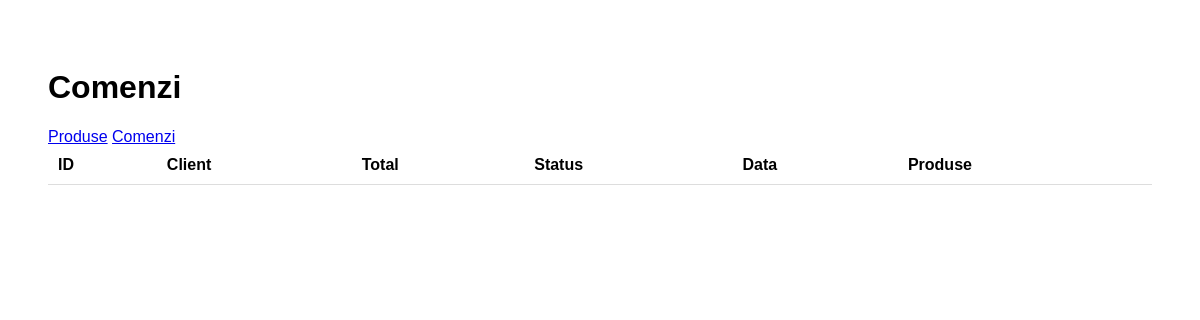
The page /admin/comenzi on the database as committed earlier.
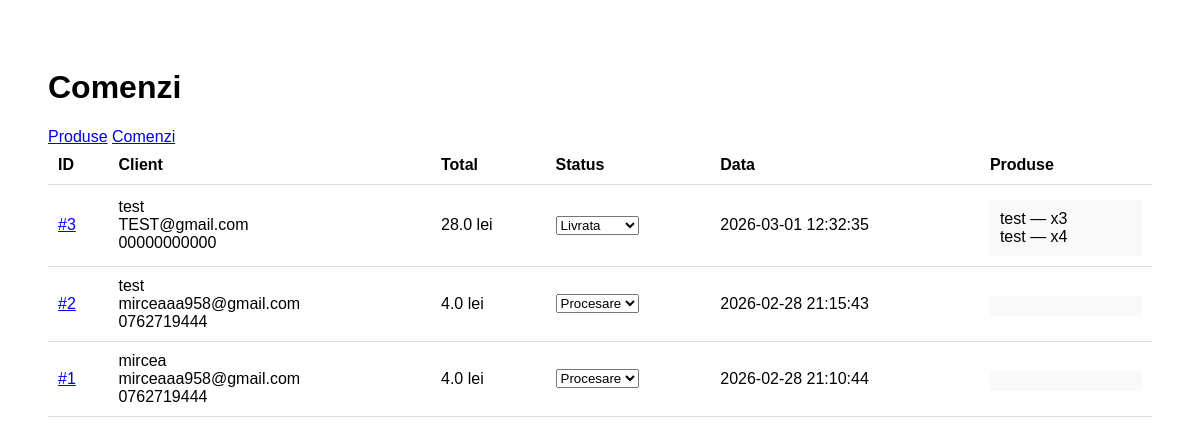
The same page on the database as committed later.
### tables this page shows
CREATE TABLE comenzi (
            id INTEGER PRIMARY KEY AUTOINCREMENT,
            nume TEXT,
            email TEXT,
            telefon TEXT,
            adresa TEXT,
            total REAL,
            data TEXT
        , produse TEXT, status TEXT DEFAULT 'Noua');

### app.py (the view)
@app.route("/admin/comenzi")
def admin_comenzi():
    db = get_db()
    rows = db.execute(
        "SELECT * FROM comenzi ORDER BY data DESC"
    ).fetchall()
    comenzi = []
    for c in rows:
        produse_list = []
        if c["produse"]:
            cos = eval(c["produse"])
            ids = [int(i) for i in cos.keys()]
            if ids:
                query = f"SELECT id, nume FROM produse WHERE id IN ({','.join(['?']*len(ids))})"
                produse_db = db.execute(query, ids).fetchall()
                nume_map = {p["id"]: p["nume"] for p in produse_db}
                for pid, cant in cos.items():
                    nume = nume_map.get(int(pid), "Produs șters")
                    produse_list.append(f"{nume} — x{cant}")
        comenzi.append({
            "id": c["id"],
            "nume": c["nume"],
            "email": c["email"],
            "telefon": c["telefon"],
            "total": c["total"],
            "data": c["data"],
            "status": c["status"],
            "produse": produse_list
      })
    return render_template("admin_comenzi.html", comenzi=comenzi)

### app.py (called while the page is built)
@app.context_processor
def inject_client():
    return dict(
        client_logat="client_id" in session,
        client_nume=session.get("client_nume"),
        client_email=session.get("client_email")
    )

def get_db():
    conn = sqlite3.connect(DATABASE)
    conn.row_factory = sqlite3.Row
    return conn

### templates/admin_comenzi.html (shortened to what this page needs)
<!DOCTYPE html>
<html>
<head>
</head>
<body>
<h1>Comenzi</h1>
<div class="admin-nav">
    <a href="/admin" class="tab">Produse</a>
    <a href="/admin/comenzi" class="tab active">Comenzi</a>
</div>
<table>
<tr>
    <th>ID</th>
    <th>Client</th>
    <th>Total</th>
    <th>Status</th>
    <th>Data</th>
    <th>Produse</th>
</tr>
{% for c in comenzi %}
<tr>
    <td>
    <a href="/admin/comanda/{{ c.id }}">#{{ c.id }}</a>
    </td>
    <td>
        {{ c.nume }}<br>
        {{ c.email }}<br>
        {{ c.telefon }}
    </td>
    <td>{{ c.total }} lei</td>
    <td>
    <form method="post" action="/admin/comanda/status/{{ c.id }}">
    <select name="status" onchange="this.form.submit()">
    <option {% if c.status=='Procesare' %}selected{% endif %}>Procesare</option>
    <option {% if c.status=='Livrata' %}selected{% endif %}>Livrata</option>
    </select>
    </form>
    </td>
    <td>{{ c.data }}</td>
    <td>
        <div class="box">
            {% for p in c.produse %}
            {{ p }}<br>
            {% endfor %}
        </div>
    </td>
</tr>
{% endfor %}
</table>
</body>
</html>

Rows that differ between the two databases and show on the page:
added comenzi: id "3", nume "test", email "TEST@gmail.com", telefon "00000000000", total "28.0", status "Livrata", data "2026-03-01 12:32:35", produse "test — x3" "test — x4"
added comenzi: id "2", nume "test", email "mirceaaa958@gmail.com", telefon "0762719444", total "4.0", status "Procesare", data "2026-02-28 21:15:43"
added comenzi: id "1", nume "mircea", email "mirceaaa958@gmail.com", telefon "0762719444", total "4.0", status "Procesare", data "2026-02-28 21:10:44"
